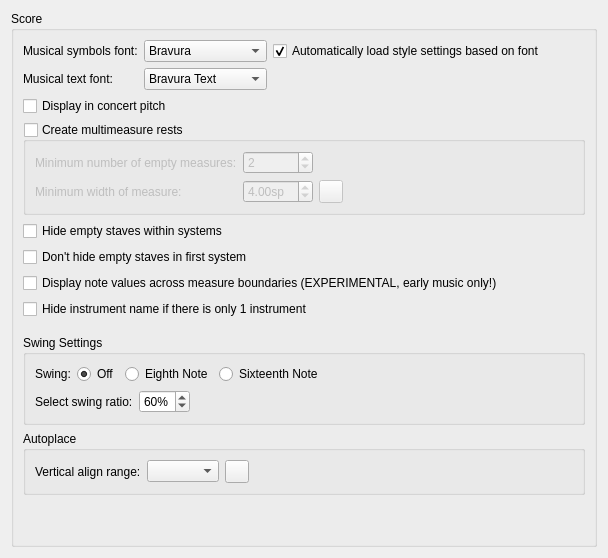
      <widget class="QWidget" name="PageScore">
       <layout class="QVBoxLayout" name="verticalLayout_20">
        <property name="spacing">
         <number>0</number>
        </property>
        <item>
         <widget class="QGroupBox" name="groupBox_12">
          <property name="title">
           <string>Score</string>
          </property>
          <layout class="QVBoxLayout" name="verticalLayout_6">
           <item>
            <layout class="QGridLayout" name="gridLayout">
             <item row="0" column="2">
              <widget class="QCheckBox" name="optimizeStyleCheckbox">
               <property name="toolTip">
                <string>MuseScore will change the style to suit the font better</string>
               </property>
               <property name="text">
                <string>Automatically load style settings based on font</string>
               </property>
               <property name="checked">
                <bool>true</bool>
               </property>
              </widget>
             </item>
             <item row="0" column="0">
              <widget class="QLabel" name="label_63">
               <property name="text">
                <string>Musical symbols font:</string>
               </property>
               <property name="buddy">
                <cstring>musicalSymbolFont</cstring>
               </property>
              </widget>
             </item>
             <item row="1" column="0">
              <widget class="QLabel" name="label_4">
               <property name="text">
                <string>Musical text font:</string>
               </property>
               <property name="buddy">
                <cstring>musicalTextFont</cstring>
               </property>
              </widget>
             </item>
             <item row="0" column="1">
              <widget class="QComboBox" name="musicalSymbolFont">
               <property name="sizePolicy">
                <sizepolicy hsizetype="Expanding" vsizetype="Fixed">
                 <horstretch>0</horstretch>
                 <verstretch>0</verstretch>
                </sizepolicy>
               </property>
               <item>
                <property name="text">
                 <string notr="true">Bravura</string>
                </property>
               </item>
               <item>
                <property name="text">
                 <string notr="true">Emmentaler</string>
                </property>
               </item>
               <item>
                <property name="text">
                 <string notr="true">Gonville</string>
                </property>
               </item>
               <item>
                <property name="text">
                 <string notr="true">MuseJazz</string>
                </property>
               </item>
              </widget>
             </item>
             <item row="1" column="1">
              <widget class="QComboBox" name="musicalTextFont">
               <item>
                <property name="text">
                 <string notr="true">Bravura Text</string>
                </property>
               </item>
               <item>
                <property name="text">
                 <string notr="true">Emmentaler Text</string>
                </property>
               </item>
               <item>
                <property name="text">
                 <string notr="true">Gonville Text</string>
                </property>
               </item>
               <item>
                <property name="text">
                 <string notr="true">MuseJazz Text</string>
                </property>
               </item>
               <item>
                <property name="text">
                 <string/>
                </property>
               </item>
              </widget>
             </item>
             <item row="0" column="3">
              <spacer name="horizontalSpacer_2">
               <property name="orientation">
                <enum>Qt::Horizontal</enum>
               </property>
               <property name="sizeHint" stdset="0">
                <size>
                 <width>40</width>
                 <height>20</height>
                </size>
               </property>
              </spacer>
             </item>
            </layout>
           </item>
           <item>
            <widget class="QCheckBox" name="concertPitch">
             <property name="text">
              <string>Display in concert pitch</string>
             </property>
            </widget>
           </item>
           <item>
            <widget class="QGroupBox" name="multiMeasureRests">
             <property name="title">
              <string>Create multimeasure rests</string>
             </property>
             <property name="checkable">
              <bool>true</bool>
             </property>
             <property name="checked">
              <bool>false</bool>
             </property>
             <layout class="QVBoxLayout" name="verticalLayout_5">
              <item>
               <layout class="QGridLayout" name="gridLayout_30">
                <item row="1" column="2">
                 <widget class="QToolButton" name="resetMinMMRestWidth">
                  <property name="toolTip">
                   <string>Reset to default</string>
                  </property>
                  <property name="accessibleName">
                   <string>Reset 'Minimum width of measure' value</string>
                  </property>
                  <property name="text">
                   <string notr="true"/>
                  </property>
                  <property name="icon">
                   <iconset resource="musescore.qrc">
                    <normaloff>:/data/icons/edit-reset.svg</normaloff>:/data/icons/edit-reset.svg</iconset>
                  </property>
                 </widget>
                </item>
                <item row="0" column="1">
                 <widget class="QSpinBox" name="minEmptyMeasures">
                  <property name="sizePolicy">
                   <sizepolicy hsizetype="Preferred" vsizetype="Fixed">
                    <horstretch>0</horstretch>
                    <verstretch>0</verstretch>
                   </sizepolicy>
                  </property>
                  <property name="minimum">
                   <number>1</number>
                  </property>
                  <property name="value">
                   <number>2</number>
                  </property>
                 </widget>
                </item>
                <item row="0" column="0">
                 <widget class="QLabel" name="label_15">
                  <property name="text">
                   <string>Minimum number of empty measures:</string>
                  </property>
                  <property name="buddy">
                   <cstring>minEmptyMeasures</cstring>
                  </property>
                 </widget>
                </item>
                <item row="1" column="1">
                 <widget class="QDoubleSpinBox" name="minMeasureWidth">
                  <property name="sizePolicy">
                   <sizepolicy hsizetype="Maximum" vsizetype="Fixed">
                    <horstretch>0</horstretch>
                    <verstretch>0</verstretch>
                   </sizepolicy>
                  </property>
                  <property name="suffix">
                   <string>sp</string>
                  </property>
                  <property name="minimum">
                   <double>2.000000000000000</double>
                  </property>
                  <property name="value">
                   <double>4.000000000000000</double>
                  </property>
                 </widget>
                </item>
                <item row="1" column="0">
                 <widget class="QLabel" name="label_16">
                  <property name="text">
                   <string>Minimum width of measure:</string>
                  </property>
                  <property name="buddy">
                   <cstring>minMeasureWidth</cstring>
                  </property>
                 </widget>
                </item>
                <item row="0" column="3">
                 <spacer name="horizontalSpacer_32">
                  <property name="orientation">
                   <enum>Qt::Horizontal</enum>
                  </property>
                  <property name="sizeHint" stdset="0">
                   <size>
                    <width>40</width>
                    <height>20</height>
                   </size>
                  </property>
                 </spacer>
                </item>
               </layout>
              </item>
             </layout>
            </widget>
           </item>
           <item>
            <widget class="QCheckBox" name="hideEmptyStaves">
             <property name="text">
              <string>Hide empty staves within systems</string>
             </property>
            </widget>
           </item>
           <item>
            <widget class="QCheckBox" name="dontHideStavesInFirstSystem">
             <property name="text">
              <string>Don't hide empty staves in first system</string>
             </property>
            </widget>
           </item>
           <item>
            <widget class="QCheckBox" name="crossMeasureValues">
             <property name="text">
              <string>Display note values across measure boundaries (EXPERIMENTAL, early music only!)</string>
             </property>
            </widget>
           </item>
           <item>
            <widget class="QCheckBox" name="hideInstrumentNameIfOneInstrument">
             <property name="text">
              <string>Hide instrument name if there is only 1 instrument</string>
             </property>
            </widget>
           </item>
           <item>
            <spacer name="verticalSpacer_10">
             <property name="orientation">
              <enum>Qt::Vertical</enum>
             </property>
             <property name="sizeType">
              <enum>QSizePolicy::Preferred</enum>
             </property>
             <property name="sizeHint" stdset="0">
              <size>
               <width>10</width>
               <height>10</height>
              </size>
             </property>
            </spacer>
           </item>
           <item>
            <widget class="QGroupBox" name="swingSettings">
             <property name="title">
              <string>Swing Settings</string>
             </property>
             <layout class="QVBoxLayout" name="verticalLayout_39">
              <item>
               <layout class="QHBoxLayout" name="horizontalLayout_10">
                <item>
                 <widget class="QLabel" name="SwingLabel">
                  <property name="text">
                   <string>Swing:</string>
                  </property>
                 </widget>
                </item>
                <item>
                 <widget class="QRadioButton" name="SwingOff">
                  <property name="text">
                   <string>Off</string>
                  </property>
                  <property name="checked">
                   <bool>true</bool>
                  </property>
                 </widget>
                </item>
                <item>
                 <widget class="QRadioButton" name="swingEighth">
                  <property name="text">
                   <string>Eighth Note</string>
                  </property>
                 </widget>
                </item>
                <item>
                 <widget class="QRadioButton" name="swingSixteenth">
                  <property name="text">
                   <string>Sixteenth Note</string>
                  </property>
                 </widget>
                </item>
                <item>
                 <spacer name="zontalSpacer_16">
                  <property name="orientation">
                   <enum>Qt::Horizontal</enum>
                  </property>
                  <property name="sizeHint" stdset="0">
                   <size>
                    <width>40</width>
                    <height>20</height>
                   </size>
                  </property>
                 </spacer>
                </item>
               </layout>
              </item>
              <item>
               <layout class="QHBoxLayout" name="horizontalLayout_11">
                <item>
                 <widget class="QLabel" name="label_3">
                  <property name="text">
                   <string>Select swing ratio:</string>
                  </property>
                  <property name="buddy">
                   <cstring>swingBox</cstring>
                  </property>
                 </widget>
                </item>
                <item>
                 <widget class="QSpinBox" name="swingBox">
                  <property name="sizePolicy">
                   <sizepolicy hsizetype="Maximum" vsizetype="Fixed">
                    <horstretch>0</horstretch>
                    <verstretch>0</verstretch>
                   </sizepolicy>
                  </property>
                  <property name="suffix">
                   <string>%</string>
                  </property>
                  <property name="minimum">
                   <number>50</number>
                  </property>
                  <property name="value">
                   <number>60</number>
                  </property>
                 </widget>
                </item>
                <item>
                 <spacer name="horizontalSpacer_16">
                  <property name="orientation">
                   <enum>Qt::Horizontal</enum>
                  </property>
                  <property name="sizeHint" stdset="0">
                   <size>
                    <width>40</width>
                    <height>20</height>
                   </size>
                  </property>
                 </spacer>
                </item>
               </layout>
              </item>
             </layout>
            </widget>
           </item>
           <item>
            <widget class="QGroupBox" name="groupBox_33">
             <property name="title">
              <string>Autoplace</string>
             </property>
             <layout class="QGridLayout" name="gridLayout_11">
              <item row="0" column="1">
               <widget class="QComboBox" name="autoplaceVerticalAlignRange"/>
              </item>
              <item row="0" column="0">
               <widget class="QLabel" name="label_36">
                <property name="text">
                 <string>Vertical align range:</string>
                </property>
                <property name="buddy">
                 <cstring>autoplaceVerticalAlignRange</cstring>
                </property>
               </widget>
              </item>
              <item row="0" column="3">
               <spacer name="horizontalSpacer_23">
                <property name="orientation">
                 <enum>Qt::Horizontal</enum>
                </property>
                <property name="sizeHint" stdset="0">
                 <size>
                  <width>40</width>
                  <height>20</height>
                 </size>
                </property>
               </spacer>
              </item>
              <item row="0" column="2">
               <widget class="QToolButton" name="resetAutoplaceVerticalAlignRange">
                <property name="toolTip">
                 <string>Reset to default</string>
                </property>
                <property name="accessibleName">
                 <string>Reset 'Vertical align range' value</string>
                </property>
                <property name="text">
                 <string notr="true"/>
                </property>
                <property name="icon">
                 <iconset resource="musescore.qrc">
                  <normaloff>:/data/icons/edit-reset.svg</normaloff>:/data/icons/edit-reset.svg</iconset>
                </property>
               </widget>
              </item>
             </layout>
            </widget>
           </item>
           <item>
            <spacer name="verticalSpacer">
             <property name="orientation">
              <enum>Qt::Vertical</enum>
             </property>
             <property name="sizeHint" stdset="0">
              <size>
               <width>20</width>
               <height>40</height>
              </size>
             </property>
            </spacer>
           </item>
          </layout>
         </widget>
        </item>
       </layout>
      </widget>
